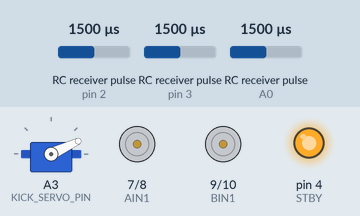
Bench run of a sketch on a simulated Arduino Uno, built with avr-gcc and run on an emulated ATmega328P. Shown: servo, motor-driver pin pairs drawn as motors (green arrow = first pin HIGH = forward, orange = second pin HIGH = backward, longer = more drive, scaled by the enable pin, stopped while the standby pin is LOW), output pins drawn as LEDs (lit = HIGH). Wiring (inferred from the names in the program): 3 × RC receiver channel: data pin 2 / data pin 3 / data A0. Inputs (shaded band) come from the test bench; at power-on: RC receiver pulse (sensors on pin 2, pin 3, A0) 1500 µs. What the sketch prints to the serial monitor is not drawn.

Above: at 1.2 s.
1.3 s: RC receiver pulse (sensor on pin 2) set to 1020 µs
At 1.6 s:
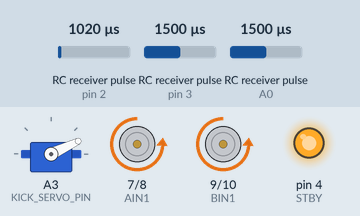
2.8 s: RC receiver pulse (sensor on pin 3) set to 1020 µs
At 4.0 s:
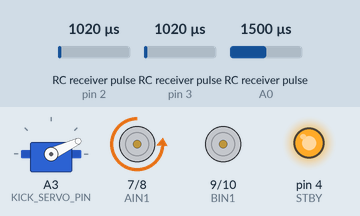
4.3 s: RC receiver pulse (sensor on A0) set to 1750 µs
At 4.39 s:
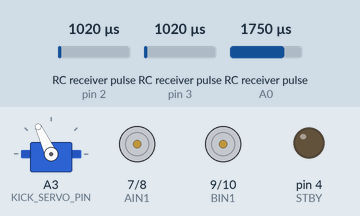
5.9 s: RC receiver pulse (sensor on pin 2) set to 1500 µs
At 6.3 s:
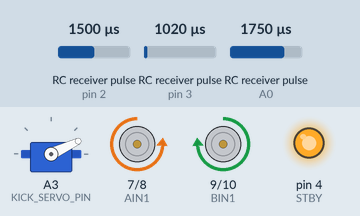
7.4 s: RC receiver pulse (sensor on pin 3) set to 1750 µs
At 8.6 s:
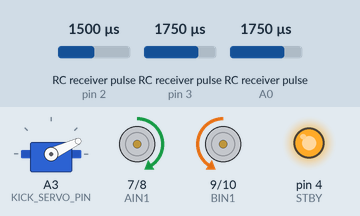
8.9 s: RC receiver pulse (sensor on pin 2) set to 1250 µs
At 9.8 s:
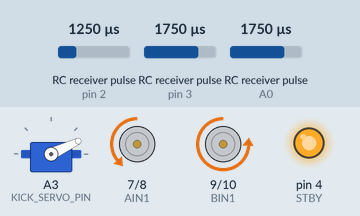
Timing chart, 0 to 11.4 s (numbered marks = the images above; inputs shaded):
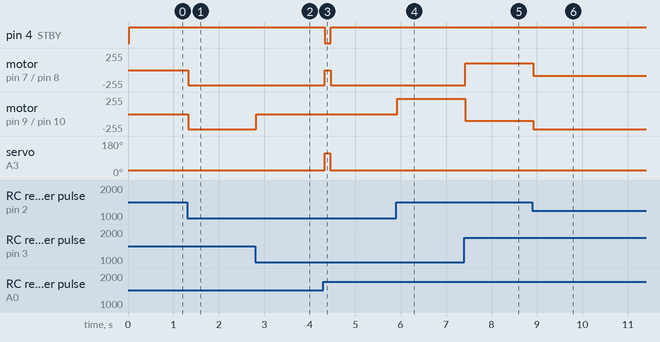

The sketch:

basic_uno_rc.ino
```cpp
/*
  OpenSoccerBot BASIC — Arduino UNO + standard RC receiver
  Manual-control version only. No autonomy, no ball tracking.

  Receiver interface: standard servo PWM outputs.
  Example: FlySky FS-iA6B or another PWM-output RC receiver.

  Default channel mapping:
    CH1 = steering (left/right)
    CH2 = throttle (forward/reverse)
    CH5 = kick switch (ON/high position = kick)

  Receiver pulse range is normally about 1000..2000 us with ~1500 us center.
  Tune RC_* constants when using a different radio.
*/

#include <Servo.h>

// ---------------- USER CONFIG ----------------
const uint8_t RC_CH1_PIN = 2;   // steering
const uint8_t RC_CH2_PIN = 3;   // throttle
const uint8_t RC_CH5_PIN = A0;  // kick switch

// TB6612FNG
const uint8_t PWMA = 5;
const uint8_t AIN1 = 7;
const uint8_t AIN2 = 8;
const uint8_t PWMB = 6;
const uint8_t BIN1 = 9;
const uint8_t BIN2 = 10;
const uint8_t STBY = 4;

const uint8_t KICK_SERVO_PIN = A3;
const int KICK_REST = 25;
const int KICK_ANGLE = 115;
const uint32_t KICK_COOLDOWN_MS = 1000;
const uint32_t KICK_HOLD_MS = 130;

const uint16_t RC_MIN_US = 1000;
const uint16_t RC_CENTER_US = 1500;
const uint16_t RC_MAX_US = 2000;
const uint16_t RC_DEADBAND_US = 45;
const uint32_t DRIVE_TIMEOUT_US = 22000;
const uint32_t AUX_TIMEOUT_US = 22000;
const uint32_t RC_FAILSAFE_MS = 200;

// Reverse a channel here instead of rewiring anything.
const bool REVERSE_THROTTLE = false;
const bool REVERSE_STEERING = false;
const bool REVERSE_LEFT_MOTOR = false;
const bool REVERSE_RIGHT_MOTOR = true;

const uint8_t MAX_DRIVE_PWM = 230;

Servo kicker;
uint32_t lastGoodDriveMs = 0;
uint32_t lastKickMs = 0;
uint32_t kickStartMs = 0;
bool kickWasHigh = false;
bool kicking = false;

// ---------------- HELPERS ----------------
uint16_t readPulse(uint8_t pin, uint32_t timeoutUs) {
  return (uint16_t)pulseIn(pin, HIGH, timeoutUs);
}

int rcAxis(uint16_t pulseUs, bool reverseAxis) {
  if (pulseUs == 0) return 0;
  pulseUs = constrain(pulseUs, RC_MIN_US, RC_MAX_US);
  int value = (int)pulseUs - (int)RC_CENTER_US;
  if (abs(value) <= (int)RC_DEADBAND_US) value = 0;

  long out = 0;
  if (value > 0) out = map(value, RC_DEADBAND_US, RC_MAX_US - RC_CENTER_US, 0, 1000);
  else if (value < 0) out = map(value, -(RC_CENTER_US - RC_MIN_US), -RC_DEADBAND_US, -1000, 0);

  out = constrain(out, -1000L, 1000L);
  return reverseAxis ? -(int)out : (int)out;
}

void setMotor(uint8_t pwmPin, uint8_t in1, uint8_t in2, int command, bool invert) {
  if (invert) command = -command;
  command = constrain(command, -255, 255);

  if (command > 0) {
    digitalWrite(in1, HIGH);
    digitalWrite(in2, LOW);
  } else if (command < 0) {
    digitalWrite(in1, LOW);
    digitalWrite(in2, HIGH);
  } else {
    digitalWrite(in1, LOW);
    digitalWrite(in2, LOW);
  }

  analogWrite(pwmPin, abs(command));
}

void stopDrive() {
  digitalWrite(STBY, LOW);
  setMotor(PWMA, AIN1, AIN2, 0, REVERSE_LEFT_MOTOR);
  setMotor(PWMB, BIN1, BIN2, 0, REVERSE_RIGHT_MOTOR);
}

void driveDifferential(int throttle, int steering) {
  digitalWrite(STBY, HIGH);

  long left = (long)throttle + steering;
  long right = (long)throttle - steering;

  long peak = max(1000L, max(abs(left), abs(right)));
  int leftPwm = (int)(left * MAX_DRIVE_PWM / peak);
  int rightPwm = (int)(right * MAX_DRIVE_PWM / peak);

  setMotor(PWMA, AIN1, AIN2, leftPwm, REVERSE_LEFT_MOTOR);
  setMotor(PWMB, BIN1, BIN2, rightPwm, REVERSE_RIGHT_MOTOR);
}

void startKick() {
  uint32_t now = millis();
  if (kicking || (now - lastKickMs < KICK_COOLDOWN_MS)) return;

  stopDrive();
  kicker.write(KICK_ANGLE);
  kickStartMs = now;
  lastKickMs = now;
  kicking = true;
}

void updateKick() {
  if (kicking && millis() - kickStartMs >= KICK_HOLD_MS) {
    kicker.write(KICK_REST);
    kicking = false;
  }
}

// ---------------- SETUP ----------------
void setup() {
  Serial.begin(115200);

  pinMode(RC_CH1_PIN, INPUT);
  pinMode(RC_CH2_PIN, INPUT);
  pinMode(RC_CH5_PIN, INPUT);

  pinMode(PWMA, OUTPUT);
  pinMode(AIN1, OUTPUT);
  pinMode(AIN2, OUTPUT);
  pinMode(PWMB, OUTPUT);
  pinMode(BIN1, OUTPUT);
  pinMode(BIN2, OUTPUT);
  pinMode(STBY, OUTPUT);

  kicker.attach(KICK_SERVO_PIN);
  kicker.write(KICK_REST);
  stopDrive();

  Serial.println(F("OpenSoccerBot BASIC RC receiver ready."));
}

void loop() {
  updateKick();

  // Keep the drive stopped while the kicker is moving.
  if (kicking) {
    stopDrive();
    return;
  }

  uint16_t steerPulse = readPulse(RC_CH1_PIN, DRIVE_TIMEOUT_US);
  uint16_t throttlePulse = readPulse(RC_CH2_PIN, DRIVE_TIMEOUT_US);

  if (steerPulse >= 900 && steerPulse <= 2100 &&
      throttlePulse >= 900 && throttlePulse <= 2100) {

    int steering = rcAxis(steerPulse, REVERSE_STEERING);
    int throttle = rcAxis(throttlePulse, REVERSE_THROTTLE);
    driveDifferential(throttle, steering);
    lastGoodDriveMs = millis();
  } else {
    stopDrive();
  }

  // Mechanism channel is intentionally sampled at a slower rate.
  static uint32_t lastAuxRead = 0;
  if (millis() - lastAuxRead >= 40) {
    lastAuxRead = millis();
    uint16_t kickPulse = readPulse(RC_CH5_PIN, AUX_TIMEOUT_US);
    bool kickHigh = (kickPulse >= 1600 && kickPulse <= 2100);
    if (kickHigh && !kickWasHigh) startKick();
    kickWasHigh = kickHigh;
  }

  if (millis() - lastGoodDriveMs > RC_FAILSAFE_MS) {
    stopDrive();
  }
}
```

Measured:
- after the input at 1.3 s, motor on pin 7 (AIN1) / pin 8 (AIN2), motor on pin 9 (BIN1) / pin 10 (BIN2): stopped → backward 230/255 at once
- after the input at 2.8 s, motor on pin 9 (BIN1) / pin 10 (BIN2): backward 230/255 → stopped at once
- after the input at 4.3 s, pin 4 (STBY): HIGH → LOW at once, → HIGH 0.14 s later; motor on pin 7 (AIN1) / pin 8 (AIN2): backward 230/255 → stopped at once, → backward 230/255 0.14 s later; servo on A3 (KICK_SERVO_PIN): 25° → 115° at once, → 25° 0.13 s later
- after the input at 5.9 s, motor on pin 9 (BIN1) / pin 10 (BIN2): stopped → forward 230/255 at once
- after the input at 7.4 s, motor on pin 7 (AIN1) / pin 8 (AIN2): backward 230/255 → forward 103/255 at once; motor on pin 9 (BIN1) / pin 10 (BIN2): forward 230/255 → backward 103/255 at once
- after the input at 8.9 s, motor on pin 7 (AIN1) / pin 8 (AIN2): forward 103/255 → backward 86/255 at once; motor on pin 9 (BIN1) / pin 10 (BIN2): backward 103/255 → backward 230/255 at once
